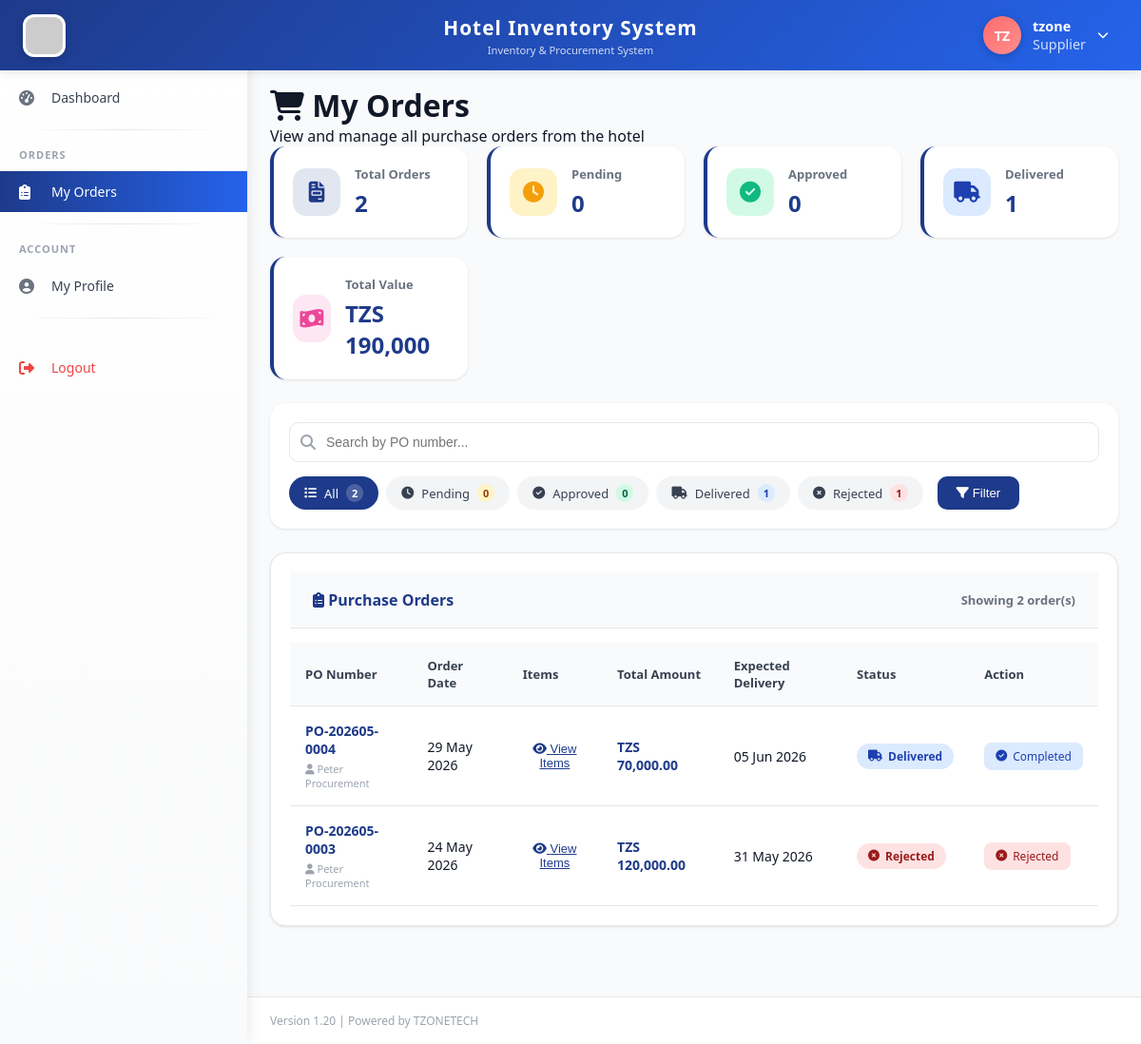
Page /supplier/orders.php (signed in) on the committed database.
### tables this page shows
CREATE TABLE `users` (
  `id` int(11) NOT NULL,
  `fullname` varchar(100) NOT NULL,
  `username` varchar(50) NOT NULL,
  `password` varchar(255) NOT NULL,
  `email` varchar(100) NOT NULL,
  `phone` varchar(20) DEFAULT NULL,
  `role_id` int(11) NOT NULL,
  `status` enum('active','inactive') DEFAULT 'active',
  `created_at` timestamp NOT NULL DEFAULT current_timestamp(),
  `phone_verified` tinyint(4) DEFAULT 0,
  `reset_token` varchar(100) DEFAULT NULL,
  `reset_expires` datetime DEFAULT NULL,
  `profile_picture` varchar(255) DEFAULT NULL,
  `updated_at` timestamp NOT NULL DEFAULT current_timestamp() ON UPDATE current_timestamp()
);

CREATE TABLE `purchase_orders` (
  `id` int(11) NOT NULL,
  `po_number` varchar(50) NOT NULL,
  `supplier_id` int(11) NOT NULL,
  `order_date` date NOT NULL,
  `expected_delivery` date DEFAULT NULL,
  `total_amount` decimal(12,2) DEFAULT 0.00,
  `status` enum('pending','approved','rejected','delivered','confirmed') DEFAULT 'pending',
  `created_by` int(11) NOT NULL,
  `approved_by` int(11) DEFAULT NULL,
  `approved_at` datetime DEFAULT NULL,
  `notes` text DEFAULT NULL,
  `rejection_reason` text DEFAULT NULL,
  `created_at` timestamp NOT NULL DEFAULT current_timestamp()
);

### supplier/orders.php (the view, shortened to what this page needs)
<?php
require_once '../includes/auth_check.php';
$supplier_id = $_SESSION['supplier_id'] ?? $_SESSION['user_id'];
$status_filter = $_GET['status'] ?? 'all';
$search = $_GET['search'] ?? '';
$sql = "SELECT po.*, u.fullname as created_by_name
        FROM purchase_orders po
        JOIN users u ON po.created_by = u.id
        WHERE po.supplier_id = ?";
$sql .= " ORDER BY po.created_at DESC";
$stmt = $db->prepare($sql);
$stmt->bind_param("i", $supplier_id);
$stmt->execute();
$result = $stmt->get_result();
$orders = $result->fetch_all(MYSQLI_ASSOC);
$order_stats = [
    'total' => 0,
    'pending' => 0,
    'approved' => 0,
    'delivered' => 0,
    'rejected' => 0,
    'total_amount' => 0
];
foreach ($orders as $order) {
    $order_stats['total']++;
    $order_stats['total_amount'] += $order['total_amount'];
    if ($order['status'] == 'pending') $order_stats['pending']++;
    elseif ($order['status'] == 'approved') $order_stats['approved']++;
    elseif ($order['status'] == 'delivered') $order_stats['delivered']++;
    elseif ($order['status'] == 'rejected') $order_stats['rejected']++;
}
include '../templates/header.php';
include '../templates/sidebar.php';
?>
<div class="main-content">
    <div class="page-header">
        <h1><i class="fas fa-shopping-cart"></i> My Orders</h1>
        <p>View and manage all purchase orders from the hotel</p>
    </div>
    <div class="stats-grid">
        <div class="stat-card">
            <div class="stat-icon total">
                <i class="fas fa-file-invoice"></i>
            </div>
            <div class="stat-info">
                <h3>Total Orders</h3>
                <div class="stat-number"><?php echo $order_stats['total']; ?></div>
            </div>
        </div>
        <div class="stat-card">
            <div class="stat-icon pending">
                <i class="fas fa-clock"></i>
            </div>
            <div class="stat-info">
                <h3>Pending</h3>
                <div class="stat-number"><?php echo $order_stats['pending']; ?></div>
            </div>
        </div>
        <div class="stat-card">
            <div class="stat-icon approved">
                <i class="fas fa-check-circle"></i>
            </div>
            <div class="stat-info">
                <h3>Approved</h3>
                <div class="stat-number"><?php echo $order_stats['approved']; ?></div>
            </div>
        </div>
        <div class="stat-card">
            <div class="stat-icon delivered">
                <i class="fas fa-truck"></i>
            </div>
            <div class="stat-info">
                <h3>Delivered</h3>
                <div class="stat-number"><?php echo $order_stats['delivered']; ?></div>
            </div>
        </div>
        <div class="stat-card">
            <div class="stat-icon amount">
                <i class="fas fa-money-bill-wave"></i>
            </div>
            <div class="stat-info">
                <h3>Total Value</h3>
                <div class="stat-number">TZS <?php echo number_format($order_stats['total_amount'], 0); ?></div>
            </div>
        </div>
    </div>
    <div class="search-filter-bar">
        <form method="GET" action="" class="search-form" id="filterForm">
            <div class="search-box">
                <i class="fas fa-search"></i>
                <input type="text" name="search" placeholder="Search by PO number..."
                       value="<?php echo htmlspecialchars($search); ?>" autocomplete="off">
            </div>
            <div class="filter-tabs">
                <a href="?status=all&search=<?php echo urlencode($search); ?>" class="filter-tab <?php echo $status_filter == 'all' ? 'active' : ''; ?>">
                    <i class="fas fa-list"></i> All
                    <span class="count"><?php echo $order_stats['total']; ?></span>
                </a>
                <a href="?status=pending&search=<?php echo urlencode($search); ?>" class="filter-tab <?php echo $status_filter == 'pending' ? 'active' : ''; ?>">
                    <i class="fas fa-clock"></i> Pending
                    <span class="count pending"><?php echo $order_stats['pending']; ?></span>
                </a>
                <a href="?status=approved&search=<?php echo urlencode($search); ?>" class="filter-tab <?php echo $status_filter == 'approved' ? 'active' : ''; ?>">
                    <i class="fas fa-check-circle"></i> Approved
                    <span class="count approved"><?php echo $order_stats['approved']; ?></span>
                </a>
                <a href="?status=delivered&search=<?php echo urlencode($search); ?>" class="filter-tab <?php echo $status_filter == 'delivered' ? 'active' : ''; ?>">
                    <i class="fas fa-truck"></i> Delivered
                    <span class="count delivered"><?php echo $order_stats['delivered']; ?></span>
                </a>
                <a href="?status=rejected&search=<?php echo urlencode($search); ?>" class="filter-tab <?php echo $status_filter == 'rejected' ? 'active' : ''; ?>">
                    <i class="fas fa-times-circle"></i> Rejected
                    <span class="count rejected"><?php echo $order_stats['rejected']; ?></span>
                </a>
            </div>
            <button type="submit" class="btn-search">
                <i class="fas fa-filter"></i> Filter
            </button>
        </form>
    </div>
    <div class="card animate-card">
        <div class="card-header">
            <h3><i class="fas fa-clipboard-list"></i> Purchase Orders</h3>
            <div class="card-header-info">
                Showing <?php echo count($orders); ?> order(s)
            </div>
        </div>
        <div class="card-body">
            <div class="table-responsive">
                <table class="data-table">
                    <thead>
                        <tr>
                            <th>PO Number</th>
                            <th>Order Date</th>
                            <th>Items</th>
                            <th>Total Amount</th>
                            <th>Expected Delivery</th>
                            <th>Status</th>
                            <th>Action</th>
                        </tr>
                    </thead>
                    <tbody>
                        <?php if(count($orders) > 0): ?>
                            <?php foreach($orders as $index => $order): ?>
                                <tr class="order-row" style="animation-delay: <?php echo $index * 0.03; ?>s">
                                    <td>
                                        <div class="po-cell">
                                            <strong class="po-number"><?php echo $order['po_number']; ?></strong>
                                            <div class="po-meta">
                                                <i class="fas fa-user"></i> <?php echo htmlspecialchars($order['created_by_name']); ?>
                                            </div>
                                        </div>
                            </td>
                                    <td><?php echo date('d M Y', strtotime($order['order_date'])); ?></td>
                                    <td>
                                        <button onclick="viewOrderItems(<?php echo $order['id']; ?>)" class="btn-link">
                                            <i class="fas fa-eye"></i> View Items
                                        </button>
                                     </td>
                                    <td>
                                        <div class="amount-cell">
                                            TZS <?php echo number_format($order['total_amount'], 2); ?>
                                        </div>
                                    </td>
                                    <td>
                                        <?php if($order['expected_delivery']): ?>
                                            <?php echo date('d M Y', strtotime($order['expected_delivery'])); ?>
                                        <?php else: ?>
                                            <span class="text-muted">Not specified</span>
                                        <?php endif; ?>
                                    </td>
                                    <td>
                                        <span class="status-badge status-<?php echo $order['status']; ?>">
                                            <i class="fas <?php
                                                echo $order['status'] == 'pending' ? 'fa-clock' :
                                                    ($order['status'] == 'approved' ? 'fa-check-circle' :
                                                    ($order['status'] == 'delivered' ? 'fa-truck' : 'fa-times-circle'));
                                            ?>"></i>
                                            <?php echo ucfirst($order['status']); ?>
                                        </span>
                                    </td>
                                    <td>
                                        <?php if($order['status'] == 'approved'): ?>
                                            <!-- <button onclick="markAsDelivered(<?php echo $order['id']; ?>)" class="btn-deliver">
                                                <i class="fas fa-check"></i> Mark Delivered
                                            </button> -->
                                        <?php elseif($order['status'] == 'delivered'): ?>
                                            <span class="delivered-badge">
                                                <i class="fas fa-check-circle"></i> Completed
                                            </span>
                                        <?php elseif($order['status'] == 'rejected'): ?>
                                            <span class="rejected-badge">
                                                <i class="fas fa-times-circle"></i> Rejected
                                            </span>
                                        <?php else: ?>
                                            <span class="pending-badge">
                                                <i class="fas fa-clock"></i> Awaiting Approval
                                            </span>
                                        <?php endif; ?>
                                    </td>
                                </tr>
                            <?php endforeach; ?>
                        <?php endif; ?>
                    </tbody>
                </table>
            </div>
        </div>
    </div>
</div>
<?php include '../templates/footer.php'; ?>

### templates/header.php (shortened to what this page needs)
<!DOCTYPE html>
<html lang="en">
<head>
    <link rel="stylesheet" href="https://cdnjs.cloudflare.com/ajax/libs/font-awesome/6.4.0/css/all.min.css">
    <link rel="stylesheet" href="<?php echo APP_URL; ?>/assets/css/style.css">
</head>
<body>
    <div class="top-header">
        <div class="header-left">
            <img src="<?php echo APP_URL; ?>/assets/images/hotel.jpg" alt="Hotel Logo" class="logo-img" onerror="this.src='https://via.placeholder.com/45x45?text=H'">
        </div>
        <div class="header-center">
            <div class="app-title"><?php echo APP_NAME; ?></div>
            <div class="app-subtitle">Inventory & Procurement System</div>
        </div>
        <div class="header-right">
            <div class="user-info" id="userInfoBtn">
                <div class="user-avatar-circle" id="userAvatar">
                    <?php
                    $user_id = $_SESSION['user_id'] ?? 0;
                    $profile_pic = '';
                    $fullname = $_SESSION['fullname'] ?? 'User';
                    if ($user_id > 0 && isset($db)) {
                        $pic_sql = "SELECT profile_picture, fullname FROM users WHERE id = ?";
                        $pic_stmt = $db->prepare($pic_sql);
                        $pic_stmt->bind_param("i", $user_id);
                        $pic_stmt->execute();
                        $pic_result = $pic_stmt->get_result();
                        if ($pic_row = $pic_result->fetch_assoc()) {
                            $profile_pic = $pic_row['profile_picture'];
                            $fullname = $pic_row['fullname'];
                        }
                    }
                    $profile_pic_path = '';
                    if ($profile_pic_path && !empty($profile_pic)):
                    ?>
                        <img src="<?php echo $profile_pic_path; ?>?t=<?php echo time(); ?>" alt="Profile" id="headerProfileImg">
                    <?php else:
                        $name_parts = explode(' ', $fullname);
                        $initial = strtoupper(substr($name_parts[0], 0, 1));
                        if (isset($name_parts[1])) {
                            $initial .= strtoupper(substr($name_parts[1], 0, 1));
                        } else if (strlen($name_parts[0]) > 1) {
                            $initial .= strtoupper(substr($name_parts[0], 1, 1));
                        } else {
                            $initial .= strtoupper(substr($fullname, 0, 1));
                        }
                    ?>
                        <span id="headerInitials"><?php echo $initial; ?></span>
                    <?php endif; ?>
                </div>
                <div class="user-details">
                    <span class="user-name" id="headerUserName"><?php echo htmlspecialchars($fullname); ?></span>
                    <span class="user-role"><?php echo $_SESSION['role'] ?? 'Guest'; ?></span>
                </div>
                <i class="fas fa-chevron-down" style="font-size: 12px;"></i>
            </div>
        </div>
    </div>

### rows in the picture
users: fullname "TZ", fullname "tzone"
purchase_orders: approved_by "2", supplier "1", po_number "PO-202605-0004", created_by.fullname "Peter Procurement", order_date "29 May 2026", total_amount "70,000.00", expected_delivery "05 Jun 2026", status "Delivered", shows "Completed"
purchase_orders: po_number "PO-202605-0003", created_by.fullname "Peter Procurement", order_date "24 May 2026", total_amount "120,000.00", expected_delivery "31 May 2026", status "Rejected"

### other values in the picture
APP_NAME "Hotel Inventory System"
$_SESSION['role'] "Supplier"
$order_stats['pending'] "0"
$order_stats['approved'] "0"
$order_stats['total_amount'] "190,000"
count($orders) "2"
